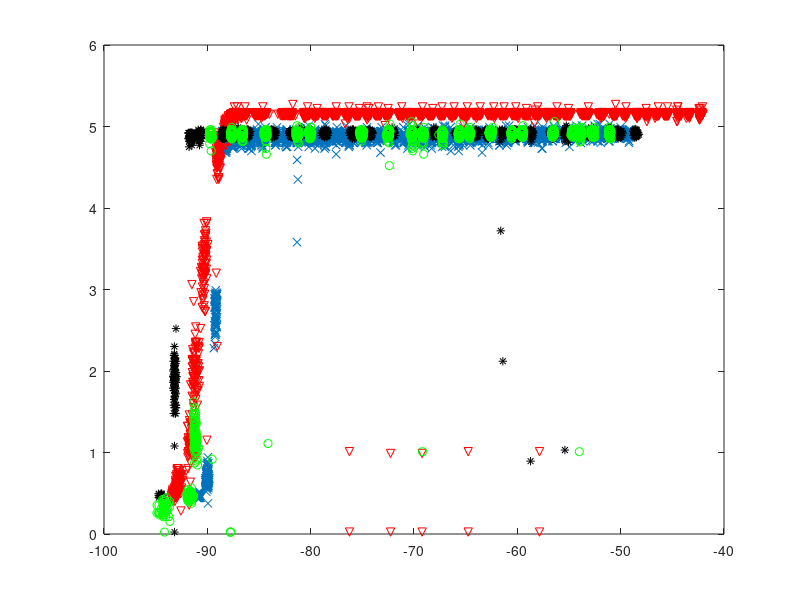

The MATLAB source for this figure:
clear all
close all

load region;
load ideal_24.csv;
load ideal_52.csv;
load ideal_45.csv;
load ideal_90.csv;

i=1;
[m,n]=size(ideal_24);
while(i<=m)
    if(ideal_24(i,1)<-89 && ideal_24(i,2)>3)
        ideal_24(i,:)=[];
%    elseif(ideal_24(i,1)<-85 && ideal_24(i,2)>3.5)
%        ideal_24(i,:)=[];
    else
        i=i+1;
    end
   [m,n]=size(ideal_24); 
end


figure

plot(ideal_24(:,1),ideal_24(:,2),'x');
hold on;
plot(ideal_52(:,1),ideal_52(:,2),'rv');

plot(ideal_45(:,1),ideal_45(:,2),'k*');
plot(ideal_90(:,1),ideal_90(:,2),'go');




snrest=vncdata(:,9:12);

l45=3*10^8/450/10^6;
l90=3*10^8/900/10^6;
l24=3*10^8/2.4/10^9;
l52=3*10^8/5.2/10^9;

db45=10*log10(l45);
db90=10*log10(l90);
db24=10*log10(l24);
db52=10*log10(l52);


%Pathloss exponent calculation
i=1;
[m,n]=size(snrest);
while(i<=m)
    snrest(i,5)=snrest(i,1);
    snrest(i,6)=snrest(i,1)+db24-db45;
    snrest(i,7)=snrest(i,1)-db45+db52;
    snrest(i,8)=snrest(i,1)-db45+db90;
     
    i=i+1;
end
snrest(1666,:)=[];
cont45_h=ceil(max(snrest(1:1665,1)));
cont45_l=floor(min(snrest(1:1665,1)));
cont24_h=ceil(max(snrest(1:1665,2)));
cont24_l=floor(min(snrest(1:1665,2)));
cont52_h=ceil(max(snrest(1:1665,3)));
cont52_l=floor(min(snrest(1:1665,3)));
cont90_h=ceil(max(snrest(1:1665,4)));
cont90_l=floor(min(snrest(1:1665,4)));

%%Make the context snr table
context45(:,1)=cont45_l:cont45_h;


i=1;
[m,n]=size(context45);
while(i<=m)
    index1=find(snrest(:,1)>(context45(i,1)-1));
    index2=find(snrest(index1,1)<(context45(i,1)+1));
    
    context45(i,2)=mean(snrest(index2,2));%2.4GHz context
    context45(i,3)=mean(snrest(index2,3));%2.4GHz context
    context45(i,4)=mean(snrest(index2,4));%2.4GHz context
    i=i+1;
end


context24(:,1)=cont24_l:cont24_h;


i=1;
[m,n]=size(context24);
while(i<=m)
    index1=find(snrest(:,1)>(context24(i,1)-1));
    index2=find(snrest(index1,1)<(context24(i,1)+1));
    
    context24(i,2)=mean(snrest(index2,1));%450MHz context
    context24(i,3)=mean(snrest(index2,3));%52Hz context
    context24(i,4)=mean(snrest(index2,4));%900Hz context
    i=i+1;
end


context52(:,1)=cont52_l:cont52_h;


i=1;
[m,n]=size(context52);
while(i<=m)
    index1=find(snrest(:,1)>(context52(i,1)-1));
    index2=find(snrest(index1,1)<(context52(i,1)+1));
    
    context52(i,2)=mean(snrest(index2,1));%450MHz context
    context52(i,3)=mean(snrest(index2,2));%24GHz context
    context52(i,4)=mean(snrest(index2,4));%900Hz context
    i=i+1;
end

context90(:,1)=cont90_l:cont90_h;


i=1;
[m,n]=size(context90);
while(i<=m)
    index1=find(snrest(:,1)>(context90(i,1)-1));
    index2=find(snrest(index1,1)<(context90(i,1)+1));
    
    context90(i,2)=mean(snrest(index2,1));%450MHz context
    context90(i,3)=mean(snrest(index2,2));%52Hz context
    context90(i,4)=mean(snrest(index2,3));%900Hz context
    i=i+1;
end

%%%%%%%%%%%%%%%%%%%%%%%%%%%%%%%%%%%%%%%%%%%%%%%%%%%%%%%%%%%%%%%%%%%%%%%%%%%%%%%%%%%%%%%%%%%%%%%%%%%%%%%%%%%%%%%%%%%%%%%%%%%%%
%Given 450MHz estimate
%%%%%%%%%%%%%%%%%%%%%%%%%%%%%%%%%%%%%%%%%%%%%%%%%%%%%%%%%%%%%%%%%%%%%%%%%%%%%%%%%%%%%%%%%%%%%%%%%%%%%%%%%%%%%%%%%%%%%%%%%%%%%

%snrest colum 9-12 estimation from 450MHz


i=1;
[m,n]=size(snrest);
while(i<=m)
    in_snr=ceil(snrest(i,1));
    index=find(context45(:,1)==in_snr);
    snrest(i,9:12)=context45(index,:);
    i=i+1;
end



%%%%%%%%%%%%%%%%%%%%%%%%%%%%%%%%%%%%%%%%%%%%%%%%%%%%%%%%%%%%%%%%%%%%%%%%%%%%%%%%%%%%%%%%%%%%%%%%%%%%%%%%%%%%%%%%%%%%%%%%%%%%%
%Given 2.4GHz estimate
%%%%%%%%%%%%%%%%%%%%%%%%%%%%%%%%%%%%%%%%%%%%%%%%%%%%%%%%%%%%%%%%%%%%%%%%%%%%%%%%%%%%%%%%%%%%%%%%%%%%%%%%%%%%%%%%%%%%%%%%%%%%%

%snrest colum 13-16 estimation from 2.4GHz, 2.4,450,5G,900M


i=1;
[m,n]=size(snrest);
while(i<=m)
    in_snr=ceil(snrest(i,2));
    index=find(context24(:,1)==in_snr);
    snrest(i,13:16)=context24(index,:);
    i=i+1;
end



%%%%%%%%%%%%%%%%%%%%%%%%%%%%%%%%%%%%%%%%%%%%%%%%%%%%%%%%%%%%%%%%%%%%%%%%%%%%%%%%%%%%%%%%%%%%%%%%%%%%%%%%%%%%%%%%%%%%%%%%%%%%%
%Given 5GHz estimate
%%%%%%%%%%%%%%%%%%%%%%%%%%%%%%%%%%%%%%%%%%%%%%%%%%%%%%%%%%%%%%%%%%%%%%%%%%%%%%%%%%%%%%%%%%%%%%%%%%%%%%%%%%%%%%%%%%%%%%%%%%%%%

%snrest colum 17-20 estimation from 5GHz, 5,450,2.4G,900M


i=1;
[m,n]=size(snrest);
while(i<=m)
    in_snr=ceil(snrest(i,3));
    index=find(context52(:,1)==in_snr);
    snrest(i,17:20)=context52(index,:);
    i=i+1;
end

%%%%%%%%%%%%%%%%%%%%%%%%%%%%%%%%%%%%%%%%%%%%%%%%%%%%%%%%%%%%%%%%%%%%%%%%%%%%%%%%%%%%%%%%%%%%%%%%%%%%%%%%%%%%%%%%%%%%%%%%%%%%%
%Given 900MHz estimate
%%%%%%%%%%%%%%%%%%%%%%%%%%%%%%%%%%%%%%%%%%%%%%%%%%%%%%%%%%%%%%%%%%%%%%%%%%%%%%%%%%%%%%%%%%%%%%%%%%%%%%%%%%%%%%%%%%%%%%%%%%%%%

%snrest colum 21-24 estimation from 900MHz, 900,450,2.4G,5G


i=1;
[m,n]=size(snrest);
while(i<=m)
    in_snr=ceil(snrest(i,4));
    index=find(context90(:,1)==in_snr);
    snrest(i,21:24)=context90(index,:);
    i=i+1;
end

%%%%%%%%%%%%%%%%%%%%%%%%%%%%%%%%%%%%%%%%%%%%%%%%%%%%%%%%%%%%%%%%%%%%%%%%%%%%%%%%%%%%%%%%%%%%%%%%%%%%%%%%%%%%%%%%%%%%%%%%%%%%%%%
%Estimate the performance
%%%%%%%%%%%%%%%%%%%%%%%%%%%%%%%%%%%%%%%%%%%%%%%%%%%%%%%%%%%%%%%%%%%%%%%%%%%%%%%%%%%%%%%%%%%%%%%%%%%%%%%%%%%%%%%%%%%%%%%%%%%%%%%

perest_tpt=vncdata(:,13:16);
perest_delay=vncdata(:,17:20);

%%%%%%%%%%%%%%%%%%%%%%%%%%%%%%%%%%%%%%%%%%%%%%%%%%%%%%%%%%%%%%%%%%%%%%%%%%%%%%%%%%%%%%%%%%%%%%%%%%%%%%%%%%%%%%%%%%%%%%%%%%%
%without activity
%%%%%%%%%%%%%%%%%%%%%%%%%%%%%%%%%%%%%%%%%%%%%%%%%%%%%%%%%%%%%%%%%%%%%%%%%%%%%%%%%%%%%%%%%%%%%%%%%%%%%%%%%%%%%%%%%%%%%%%%%%%

%%%%%%%%%%%%%%%%%%%%%%%%%%%%%%%%%%%%%%%%%%%5
%Make the performance context 
%%%%%%%%%%%%%%%%%%%%%%%%%%%%%%%%%%%%%%%%%%%%

per_cont45_h=ceil(max(ideal_45(:,1)));
per_cont45_l=floor(min(ideal_45(:,1)));
per_cont24_h=ceil(max(ideal_24(:,1)));
per_cont24_l=floor(min(ideal_24(:,1)));
per_cont52_h=ceil(max(ideal_52(:,1)));
per_cont52_l=floor(min(ideal_52(:,1)));
per_cont90_h=ceil(max(ideal_90(:,1)));
per_cont90_l=floor(min(ideal_90(:,1)));




%Performance context 450M
per_cont45(:,1)=per_cont45_l:per_cont45_h;

i=1;
[m,n]=size(per_cont45);
while(i<=m)
    index1=find(ideal_45(:,1)>(per_cont45(i,1)-1));
    index2=find(ideal_45(index1,1)<(per_cont45(i,1)+1));
    
    per_cont45(i,2)=mean(ideal_45(index2,2));%2.4GHz context
    per_cont45(i,3)=mean(ideal_45(index2,3));%2.4GHz context
    i=i+1;
end


%Performance context 2.4G
per_cont24(:,1)=per_cont24_l:per_cont24_h;

i=1;
[m,n]=size(per_cont24);
while(i<=m)
    index1=find(ideal_24(:,1)>(per_cont24(i,1)-1));
    index2=find(ideal_24(index1,1)<(per_cont24(i,1)+1));
    
    per_cont24(i,2)=mean(ideal_24(index2,2));%2.4GHz context
    per_cont24(i,3)=mean(ideal_24(index2,3));%2.4GHz context
    i=i+1;
end

%Performance context 5G
per_cont52(:,1)=per_cont52_l:per_cont52_h;

i=1;
[m,n]=size(per_cont52);
while(i<=m)
    index1=find(ideal_52(:,1)>(per_cont52(i,1)-1));
    index2=find(ideal_52(index1,1)<(per_cont52(i,1)+1));
    
    per_cont52(i,2)=mean(ideal_52(index2,2));%2.4GHz context
    per_cont52(i,3)=mean(ideal_52(index2,3));%2.4GHz context
    i=i+1;
end

%Performance context 5G
per_cont90(:,1)=per_cont90_l:per_cont90_h;

i=1;
[m,n]=size(per_cont90);
while(i<=m)
    index1=find(ideal_90(:,1)>(per_cont90(i,1)-1));
    index2=find(ideal_90(index1,1)<(per_cont90(i,1)+1));
    
    per_cont90(i,2)=mean(ideal_90(index2,2));%2.4GHz context
    per_cont90(i,3)=mean(ideal_90(index2,3));%2.4GHz context
    i=i+1;
end


%%%%%%%%%%%%%%%%%%%%%%%%%%%%%%%%%%%%%%%%%%%%%%%%%%%%%%%%%%%%%%%%%%%%%%%%%%%%%%%%%%%%%%%%%%%%%%%%%%%%%%%%%%%%%%%%%%%%%%%%%%%%%%%%%%%%%%%%
%Estimate Performance
%%%%%%%%%%%%%%%%%%%%%%%%%%%%%%%%%%%%%%%%%%%%%%%%%%%%%%%%%%%%%%%%%%%%%%%%%%%%%%%%%%%%%%%%%%%%%%%%%%%%%%%%%%%%%%%%%%%%%%%%%%%%%

% perest_tpt=vncdata(:,13:16);
% perest_delay=vncdata(:,17:20);


%Estimate the pathloss calculation
i=1;
[m,n]=size(snrest);
while(i<=m)
    in_snr45=floor(snrest(i,5));
    in_snr24=floor(snrest(i,6));
    in_snr52=floor(snrest(i,7));
    in_snr90=floor(snrest(i,8));
    if(in_snr45>max(per_cont45(:,1)))
        in_snr45=max(per_cont45(:,1));
    end
    if(in_snr24>max(per_cont24(:,1)))
        in_snr24=max(per_cont24(:,1));
    end
    if(in_snr52>max(per_cont52(:,1)))
        in_snr52=max(per_cont52(:,1));
    end
    if(in_snr90>max(per_cont90(:,1)))
        in_snr90=max(per_cont90(:,1));
    end    
    
    
    
    index=find(per_cont45(:,1)==in_snr45);
    if(isempty(index))    
    perest_tpt(i,5)=0;
    perest_delay(i,5)=30000000000;
    else
    perest_tpt(i,5)=per_cont45(index,2);
    perest_delay(i,5)=per_cont45(index,3);
    end
    
    index=find(per_cont24(:,1)==in_snr24);
    if(isempty(index))    
    perest_tpt(i,6)=0;
    perest_delay(i,6)=30000000000;
    else
    perest_tpt(i,6)=per_cont24(index,2);
    perest_delay(i,6)=per_cont24(index,3);
    end
        
        
        
        
    index=find(per_cont52(:,1)==in_snr52);
    if(isempty(index))    
    perest_tpt(i,7)=0;
    perest_delay(i,7)=30000000000;
    else
    perest_tpt(i,7)=per_cont52(index,2);
    perest_delay(i,7)=per_cont52(index,3);
    end
    
    
    index=find(per_cont90(:,1)==in_snr90);
    if(isempty(index))
    perest_tpt(i,8)=0;
    perest_delay(i,8)=30000000000;
    else
    perest_tpt(i,8)=per_cont90(index,2);
    perest_delay(i,8)=per_cont90(index,3);
    end
    i=i+1;
end



%Estimate based on 450MHz
i=1;
[m,n]=size(snrest);
while(i<=m)
    in_snr45=floor(snrest(i,9));
    in_snr24=floor(snrest(i,10));
    in_snr52=floor(snrest(i,11));
    in_snr90=floor(snrest(i,12));
    if(in_snr45>max(per_cont45(:,1)))
        in_snr45=max(per_cont45(:,1));
    end
    if(in_snr24>max(per_cont24(:,1)))
        in_snr24=max(per_cont24(:,1));
    end
    if(in_snr52>max(per_cont52(:,1)))
        in_snr52=max(per_cont52(:,1));
    end
    if(in_snr90>max(per_cont90(:,1)))
        in_snr90=max(per_cont90(:,1));
    end    
    
    
    
    index=find(per_cont45(:,1)==in_snr45);
    if(isempty(index))    
    perest_tpt(i,9)=0;
    perest_delay(i,9)=30000000000;
    else
    perest_tpt(i,9)=per_cont45(index,2);
    perest_delay(i,9)=per_cont45(index,3);
    end
    
    index=find(per_cont24(:,1)==in_snr24);
    if(isempty(index))    
    perest_tpt(i,10)=0;
    perest_delay(i,10)=30000000000;
    else
    perest_tpt(i,10)=per_cont24(index,2);
    perest_delay(i,10)=per_cont24(index,3);
    end
        
        
        
        
    index=find(per_cont52(:,1)==in_snr52);
    if(isempty(index))    
    perest_tpt(i,11)=0;
    perest_delay(i,11)=30000000000;
    else
    perest_tpt(i,11)=per_cont52(index,2);
    perest_delay(i,11)=per_cont52(index,3);
    end
    
    
    index=find(per_cont90(:,1)==in_snr90);
    if(isempty(index))
    perest_tpt(i,12)=0;
    perest_delay(i,12)=30000000000;
    else
    perest_tpt(i,12)=per_cont90(index,2);
    perest_delay(i,12)=per_cont90(index,3);
    end
    i=i+1;
end


%Estimate based on 2.4GHz
i=1;
[m,n]=size(snrest);
while(i<=m)
    in_snr45=floor(snrest(i,14));
    in_snr24=floor(snrest(i,13));
    in_snr52=floor(snrest(i,15));
    in_snr90=floor(snrest(i,16));
    if(in_snr45>max(per_cont45(:,1)))
        in_snr45=max(per_cont45(:,1));
    end
    if(in_snr24>max(per_cont24(:,1)))
        in_snr24=max(per_cont24(:,1));
    end
    if(in_snr52>max(per_cont52(:,1)))
        in_snr52=max(per_cont52(:,1));
    end
    if(in_snr90>max(per_cont90(:,1)))
        in_snr90=max(per_cont90(:,1));
    end    
    
    
    
    index=find(per_cont45(:,1)==in_snr45);
    if(isempty(index))    
    perest_tpt(i,13)=0;
    perest_delay(i,13)=30000000000;
    else
    perest_tpt(i,13)=per_cont45(index,2);
    perest_delay(i,13)=per_cont45(index,3);
    end
    
    index=find(per_cont24(:,1)==in_snr24);
    if(isempty(index))    
    perest_tpt(i,14)=0;
    perest_delay(i,14)=30000000000;
    else
    perest_tpt(i,14)=per_cont24(index,2);
    perest_delay(i,14)=per_cont24(index,3);
    end
        
        
        
        
    index=find(per_cont52(:,1)==in_snr52);
    if(isempty(index))    
    perest_tpt(i,15)=0;
    perest_delay(i,15)=30000000000;
    else
    perest_tpt(i,15)=per_cont52(index,2);
    perest_delay(i,15)=per_cont52(index,3);
    end
    
    
    index=find(per_cont90(:,1)==in_snr90);
    if(isempty(index))
    perest_tpt(i,16)=0;
    perest_delay(i,16)=30000000000;
    else
    perest_tpt(i,16)=per_cont90(index,2);
    perest_delay(i,16)=per_cont90(index,3);
    end
    i=i+1;
end


%Estimate based on 5GHz
i=1;
[m,n]=size(snrest);
while(i<=m)
    in_snr45=floor(snrest(i,18));
    in_snr24=floor(snrest(i,19));
    in_snr52=floor(snrest(i,17));
    in_snr90=floor(snrest(i,20));
    if(in_snr45>max(per_cont45(:,1)))
        in_snr45=max(per_cont45(:,1));
    end
    if(in_snr24>max(per_cont24(:,1)))
        in_snr24=max(per_cont24(:,1));
    end
    if(in_snr52>max(per_cont52(:,1)))
        in_snr52=max(per_cont52(:,1));
    end
    if(in_snr90>max(per_cont90(:,1)))
        in_snr90=max(per_cont90(:,1));
    end    
    
    
    
    index=find(per_cont45(:,1)==in_snr45);
    if(isempty(index))    
    perest_tpt(i,17)=0;
    perest_delay(i,17)=30000000000;
    else
    perest_tpt(i,17)=per_cont45(index,2);
    perest_delay(i,17)=per_cont45(index,3);
    end
    
    index=find(per_cont24(:,1)==in_snr24);
    if(isempty(index))    
    perest_tpt(i,18)=0;
    perest_delay(i,18)=30000000000;
    else
    perest_tpt(i,18)=per_cont24(index,2);
    perest_delay(i,18)=per_cont24(index,3);
    end
        
        
        
        
    index=find(per_cont52(:,1)==in_snr52);
    if(isempty(index))    
    perest_tpt(i,19)=0;
    perest_delay(i,19)=30000000000;
    else
    perest_tpt(i,19)=per_cont52(index,2);
    perest_delay(i,19)=per_cont52(index,3);
    end
    
    
    index=find(per_cont90(:,1)==in_snr90);
    if(isempty(index))
    perest_tpt(i,20)=0;
    perest_delay(i,20)=30000000000;
    else
    perest_tpt(i,20)=per_cont90(index,2);
    perest_delay(i,20)=per_cont90(index,3);
    end
    i=i+1;
end

%Estimate based on 900MHz
i=1;
[m,n]=size(snrest);
while(i<=m)
    in_snr45=floor(snrest(i,22));
    in_snr24=floor(snrest(i,23));
    in_snr52=floor(snrest(i,24));
    in_snr90=floor(snrest(i,21));
    if(in_snr45>max(per_cont45(:,1)))
        in_snr45=max(per_cont45(:,1));
    end
    if(in_snr24>max(per_cont24(:,1)))
        in_snr24=max(per_cont24(:,1));
    end
    if(in_snr52>max(per_cont52(:,1)))
        in_snr52=max(per_cont52(:,1));
    end
    if(in_snr90>max(per_cont90(:,1)))
        in_snr90=max(per_cont90(:,1));
    end    
    
    
    
    index=find(per_cont45(:,1)==in_snr45);
    if(isempty(index))    
    perest_tpt(i,21)=0;
    perest_delay(i,21)=30000000000;
    else
    perest_tpt(i,21)=per_cont45(index,2);
    perest_delay(i,21)=per_cont45(index,3);
    end
    
    index=find(per_cont24(:,1)==in_snr24);
    if(isempty(index))    
    perest_tpt(i,22)=0;
    perest_delay(i,22)=30000000000;
    else
    perest_tpt(i,22)=per_cont24(index,2);
    perest_delay(i,22)=per_cont24(index,3);
    end
        
        
        
        
    index=find(per_cont52(:,1)==in_snr52);
    if(isempty(index))    
    perest_tpt(i,23)=0;
    perest_delay(i,23)=30000000000;
    else
    perest_tpt(i,23)=per_cont52(index,2);
    perest_delay(i,23)=per_cont52(index,3);
    end
    
    
    index=find(per_cont90(:,1)==in_snr90);
    if(isempty(index))
    perest_tpt(i,24)=0;
    perest_delay(i,24)=30000000000;
    else
    perest_tpt(i,24)=per_cont90(index,2);
    perest_delay(i,24)=per_cont90(index,3);
    end
    i=i+1;
end


%%%%%%%%%%%%%%%%%%%%%%%%%%%%%%%%%%%%%%%%%%%%%%%%%%%%%%%%%%%%%%%%%%%%%%%%%%%%%%%%%%%%%%%%%%%%%%%%%%%%%%%%%%%%%%%%%%%%%%%%%%
%Got all the one band estimation
%%%%%%%%%%%%%%%%%%%%%%%%%%%%%%%%%%%%%%%%%%%%%%%%%%%%%%%%%%%%%%%%%%%%%%%%%%%%%%%%%%%%%%%%%%%%%%%%%%%%%%%%%%%%%%%%%%%%%%%%%%



%%%%%%%%%%%%%%%%%%%%%%%%%%%%%%%%%%%%%%%%%%%%%%%%%%%%%%%%%%%%%%%%%%%%%%%%%%%%%%%%%%%%%%%%%%%%%%%%%%%%%%%%%%%%%%%%%%%%%%%%%%%%
%Calculate the accuracy
%%%%%%%%%%%%%%%%%%%%%%%%%%%%%%%%%%%%%%%%%%%%%%%%%%%%%%%%%%%%%%%%%%%%%%%%%%%%%%%%%%%%%%%%%%%%%%%%%%%%%%%%%%%%%%%%%%%%%%%%%%%%%

i=1;
[m,n]=size(perest_tpt);

while(i<=m)
    tpt_real=perest_tpt(i,1:4);
    delay_real=perest_delay(i,1:4);
    tpt_a1_path=perest_tpt(i,5:8);
    delay_a1_path=perest_delay(i,5:8);
    tpt_a1_45=perest_tpt(i,9:12);
    delay_a1_45=perest_delay(i,9:12);
    tpt_a1_24=perest_tpt(i,13:16);
    delay_a1_24=perest_delay(i,13:16);
    tpt_a1_52=perest_tpt(i,17:20);
    delay_a1_52=perest_delay(i,17:20);
    tpt_a1_90=perest_tpt(i,21:24);
    delay_a1_90=perest_delay(i,21:24);
    
    index_tpt_real=find(tpt_real==max(tpt_real));
    index_tpt_path=find(tpt_a1_path==max(tpt_a1_path));
    index_tpt_45=find(tpt_a1_45==max(tpt_a1_45));
    index_tpt_24=find(tpt_a1_24==max(tpt_a1_24));
    index_tpt_52=find(tpt_a1_52==max(tpt_a1_52));
    index_tpt_90=find(tpt_a1_90==max(tpt_a1_90));

    index_delay_real=find(delay_real==max(delay_real));
    index_delay_path=find(delay_a1_path==max(delay_a1_path));
    index_delay_45=find(delay_a1_45==max(delay_a1_45));
    index_delay_24=find(delay_a1_24==max(delay_a1_24));
    index_delay_52=find(delay_a1_52==max(delay_a1_52));
    index_delay_90=find(delay_a1_90==max(delay_a1_90));    
    
    
    if(index_tpt_real==index_tpt_path)
        acc_tpt(i,1)=1;
    else
        acc_tpt(i,1)=0;
    end
    if(index_tpt_real==index_tpt_45)
        acc_tpt(i,2)=1;
    else
        acc_tpt(i,2)=0;
    end
    
    if(index_tpt_real==index_tpt_24)
        acc_tpt(i,3)=1;
    else
        acc_tpt(i,3)=0;
    end
    
    
    if(index_tpt_real==index_tpt_52)
        acc_tpt(i,4)=1;
    else
        acc_tpt(i,4)=0;
    end
    
    
    if(index_tpt_real==index_tpt_90)
        acc_tpt(i,5)=1;
    else
        acc_tpt(i,5)=0;
    end
    
    %%Calculate delay accuracy
    
    
   if(index_delay_real==index_delay_path)
        acc_delay(i,1)=1;
    else
        acc_delay(i,1)=0;
    end
    if(index_delay_real==index_delay_45)
        acc_delay(i,2)=1;
    else
        acc_delay(i,2)=0;
    end
    
    if(index_delay_real==index_delay_24)
        acc_delay(i,3)=1;
    else
        acc_delay(i,3)=0;
    end
    
    
    if(index_delay_real==index_delay_52)
        acc_delay(i,4)=1;
    else
        acc_delay(i,4)=0;
    end
    
    
    if(index_delay_real==index_delay_90)
        acc_delay(i,5)=1;
    else
        acc_delay(i,5)=0;
    end    
    
    
    
    
    
    
    
    
    i=i+1;
end


[accuracy_path,n]=size(find(acc_tpt(:,1)==1));
[accuracy_45,n]=size(find(acc_tpt(:,2)==1));
[accuracy_24,n]=size(find(acc_tpt(:,3)==1));
[accuracy_52,n]=size(find(acc_tpt(:,4)==1));
[accuracy_90,n]=size(find(acc_tpt(:,5)==1));

tpt_out(1)=accuracy_path/1666;
tpt_out(2)=accuracy_45/1666;
tpt_out(3)=accuracy_24/1666;
tpt_out(4)=accuracy_52/1666;
tpt_out(5)=accuracy_90/1666;


[accuracy_path,n]=size(find(acc_delay(:,1)==1));
[accuracy_45,n]=size(find(acc_delay(:,2)==1));
[accuracy_24,n]=size(find(acc_delay(:,3)==1));
[accuracy_52,n]=size(find(acc_delay(:,4)==1));
[accuracy_90,n]=size(find(acc_delay(:,5)==1));

delay_out(1)=accuracy_path/1666;
delay_out(2)=accuracy_45/1666;
delay_out(3)=accuracy_24/1666;
delay_out(4)=accuracy_52/1666;
delay_out(5)=accuracy_90/1666;
delay_out


